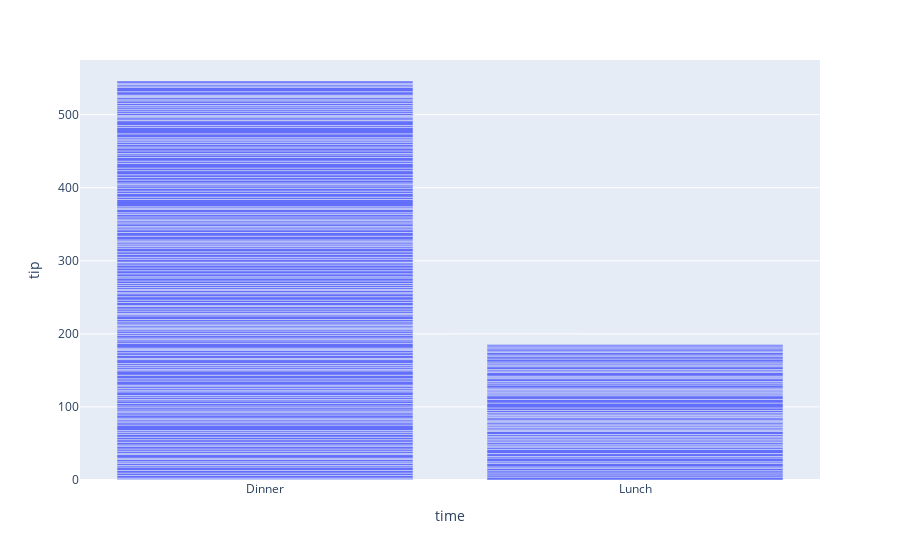

Notebook source saved alongside this figure:
### Markdown cell above
## Bar Plot

### Code cell
fig=px.bar(x='time',y='tip',data_frame=data)
fig.show()

### Figure 1 — Plotly figure (JSON) as saved in the notebook; plotly's stock layout.template omitted (floating-point values rounded to 4 significant figures; data arrays with more than 128 entries replaced by an {"elided": "..."} marker saying what was removed)
{"data": [{"alignmentgroup": "True", "hovertemplate": "time=%{x}<br>tip=%{y}<extra></extra>", "legendgroup": "", "marker": {"color": "#636efa", "pattern": {"shape": ""}}, "name": "", "offsetgroup": "", "orientation": "v", "showlegend": false, "textposition": "auto", "type": "bar", "x": {"elided": "244 str values"}, "xaxis": "x", "y": {"elided": "244 float values"}, "yaxis": "y"}], "layout": {"barmode": "relative", "legend": {"tracegroupgap": 0}, "margin": {"t": 60}, "xaxis": {"anchor": "y", "domain": [0, 1], "title": {"text": "time"}}, "yaxis": {"anchor": "x", "domain": [0, 1], "title": {"text": "tip"}}}}
